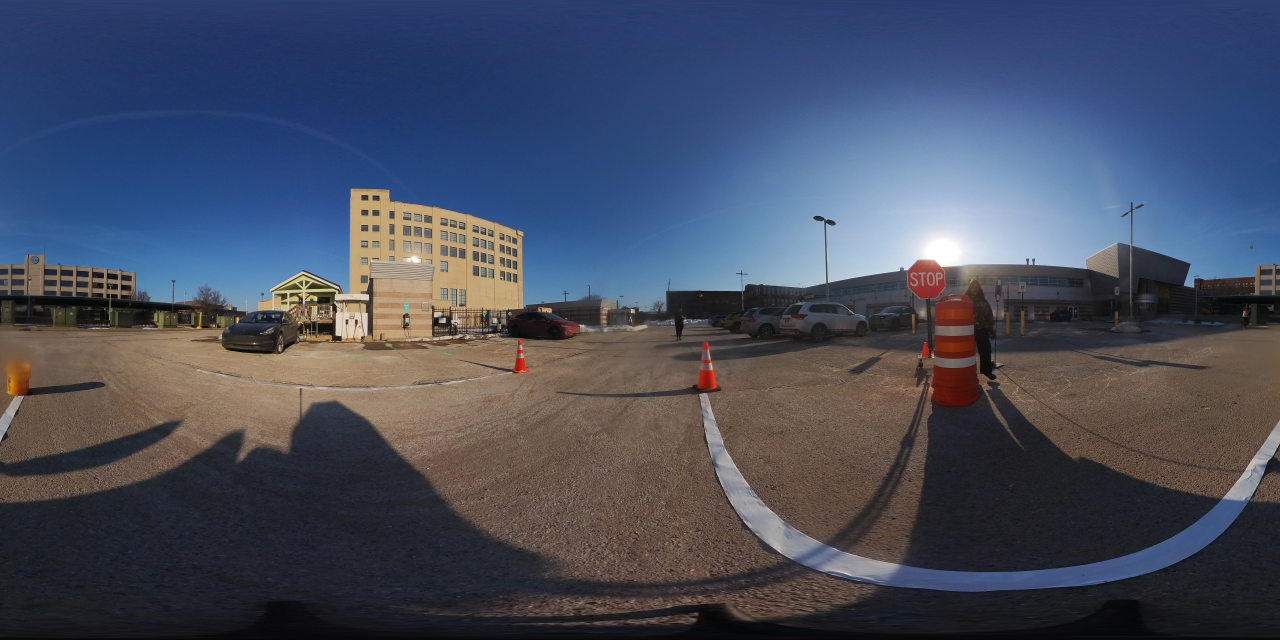
#> input picture images/IMG_20260213_160457_00_027.jpg, 3840 x 1920 px (shown at 1/3 size); its folder holds only this picture in this run
$ python Lane_Masking.py
#> lines starting #> are read from the running program, lines starting #| are printed output that depends on the picture; after the words box and inside, x2 and y2 are one past the last pixel; in counts of white or black regions, pixels touching at a corner belong together
import cv2 # handles images
import os # lets python talk to folders
import numpy as np # allows you to understand large numeric matrix/ranges for the colors

input_folder = "images"
output_folder = "output"

os.makedirs(output_folder, exist_ok=True)


# goes through every image in input_folder (images)
for filename in os.listdir(input_folder):
    # safety check to make sure your opening an image file -- could add ".png", ".jpeg"
    if filename.lower().endswith((".jpg")):

        # builds actual paths to that file/image like images/img1.jpg
        path = os.path.join(input_folder, filename)
        # loads the image into memory
        img = cv2.imread(path)
#> img is the input picture: shape (1920, 3840, 3); mean B, G, R 95.3, 77.6, 71

        # if it can't read the image it will notify you, and skip it
        if img is None:
            print("Could not load:", filename)
            continue


        # ---------- HSV conversion -----------
        # switches photo from default RGB to HSV so we can extract white colors
        img = cv2.GaussianBlur(img, (5, 5), 0)
        hsv = cv2.cvtColor(img, cv2.COLOR_BGR2HSV)
#> hsv: shape (1920, 3840, 3); mean H, S, V 81.8, 101.6, 106.1

        # ---------white detection -----------
        # white color range
        ## lower_white = np.array([0, 0, 140])
        ## upper_white = np.array([180, 90, 255])

        # just did a gray and white range instead
        mask1 = cv2.inRange(hsv, np.array([0, 0, 170]), np.array([180, 70, 255]))
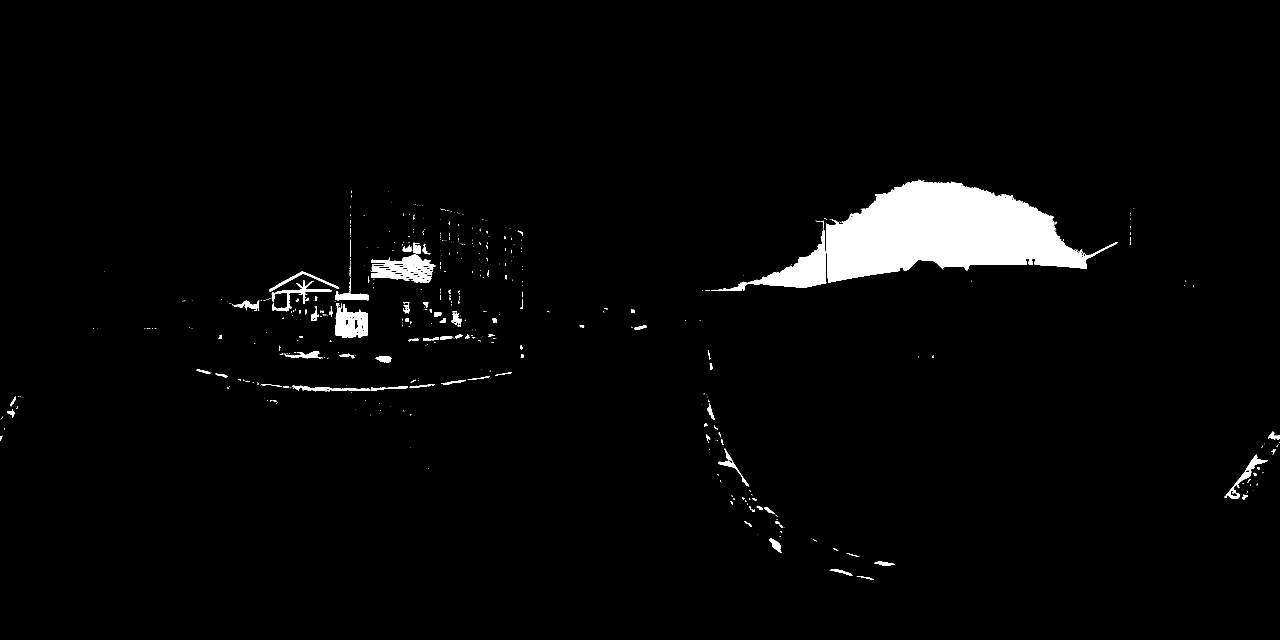
#> mask1: shape (1920, 3840) (shown at 1/3 size); 2.8% white; 567 white regions (433 under 20 px), largest, box (x1, y1, x2, y2) and area: (2478, 539, 3353, 848) 151461, (2228, 690, 2479, 872) 14127, (1007, 910, 1093, 1014) 5520
        # 0, 0, 120 - 180, 40, 220
        mask2 = cv2.inRange(hsv, np.array([0, 0, 120]), np.array([180, 40, 255]))
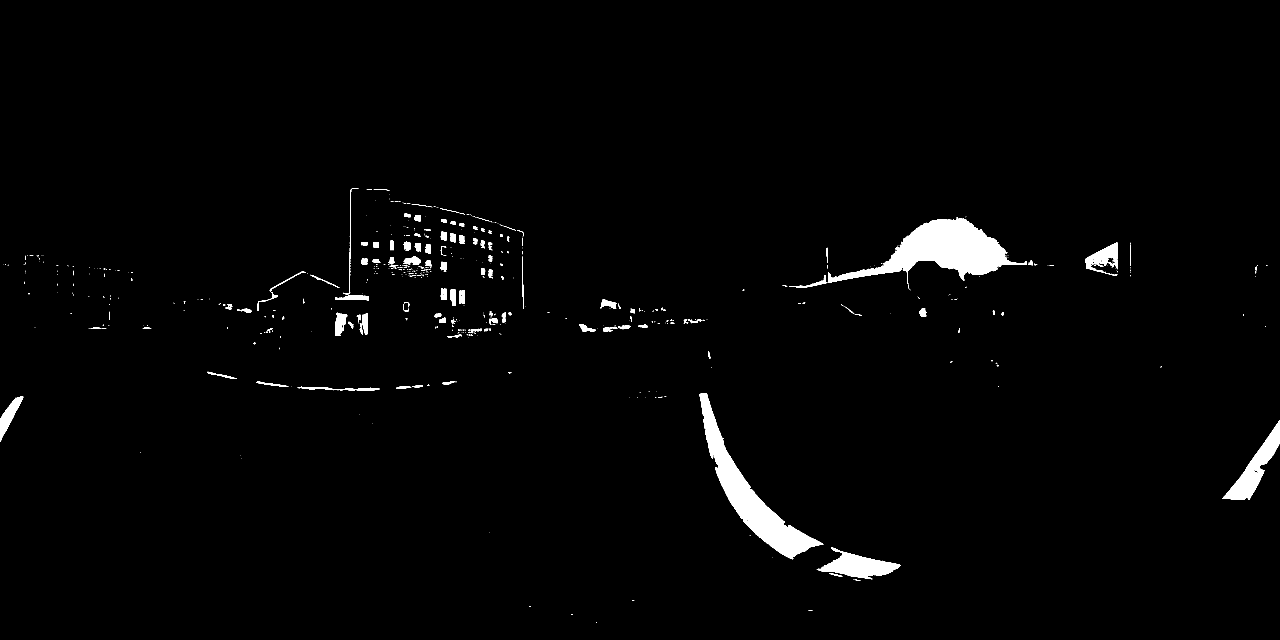
#> mask2: shape (1920, 3840) (shown at 1/3 size); 1.9% white; 588 white regions (433 under 20 px), largest, box (x1, y1, x2, y2) and area: (2483, 655, 3081, 852) 43894, (2098, 1179, 2470, 1678) 36669, (3667, 1260, 3840, 1500) 11821

        # mixed the two masks together into one
        mask = cv2.bitwise_or(mask1, mask2)
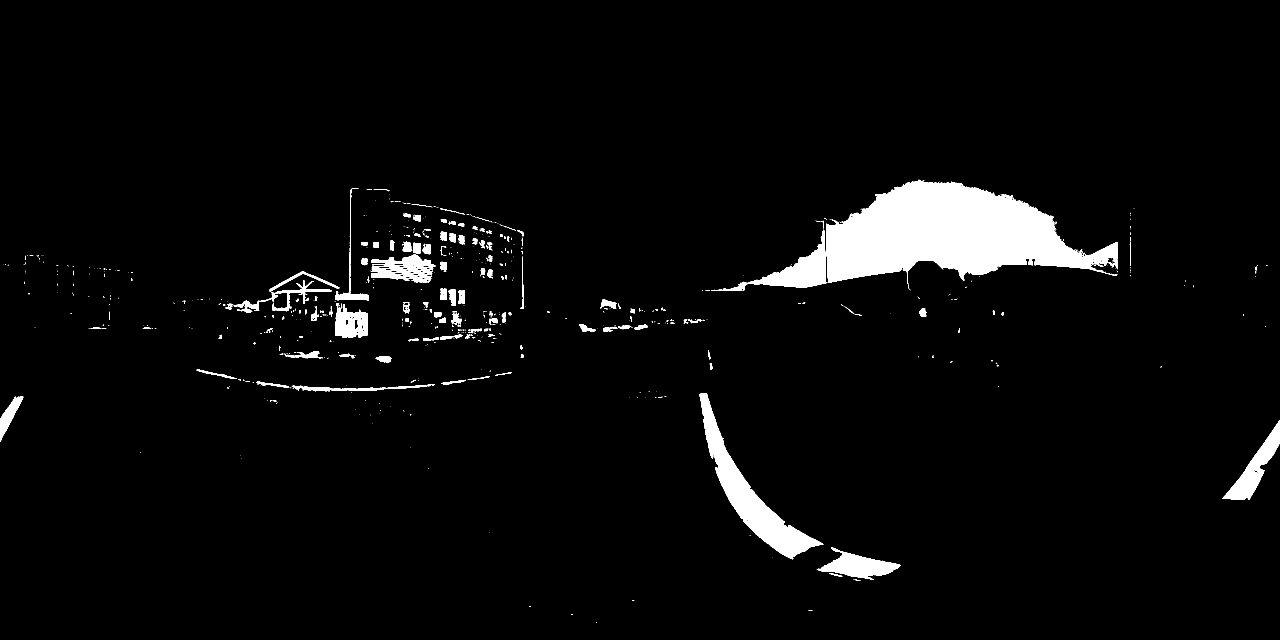
#> mask: shape (1920, 3840) (shown at 1/3 size); 3.9% white; 746 white regions (554 under 20 px), largest, box (x1, y1, x2, y2) and area: (2478, 539, 3354, 852) 158844, (2098, 1179, 2470, 1678) 36669, (2228, 690, 2479, 873) 14163


        # Before ROI (to see if its worth it)
        # cv2.namedWindow("HSV Mask (before ROI)", cv2.WINDOW_NORMAL)
        # cv2.resizeWindow("HSV Mask (before ROI)", 600, 400)
        # cv2.imshow("HSV Mask (before ROI)", mask)

        # -------------- ROI (region of interest) -------------------
        height, width = img.shape[:2]
#> height = 1920; width = 3840

        mask_roi = np.zeros_like(mask)
        polygon = np.array([[
            (0, height),
            (width, height),
            (width, int(height * 0.55)),
            (0, int(height * 0.55))
        ]])

        cv2.fillPoly(mask_roi, polygon, 255)
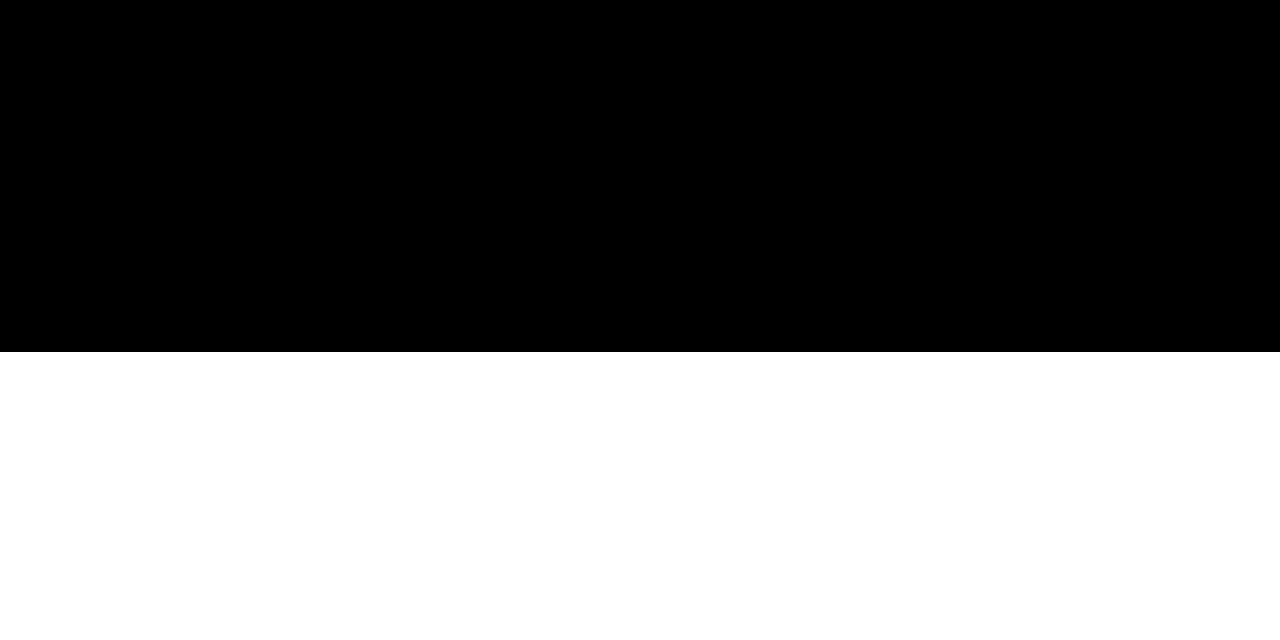
#> mask_roi: shape (1920, 3840) (shown at 1/3 size); 45% white; 1 white region, box (x1, y1, x2, y2) and area: (0, 1056, 3840, 1920) 3317760

        # apply ROI to mask
        mask = cv2.bitwise_and(mask, mask_roi)
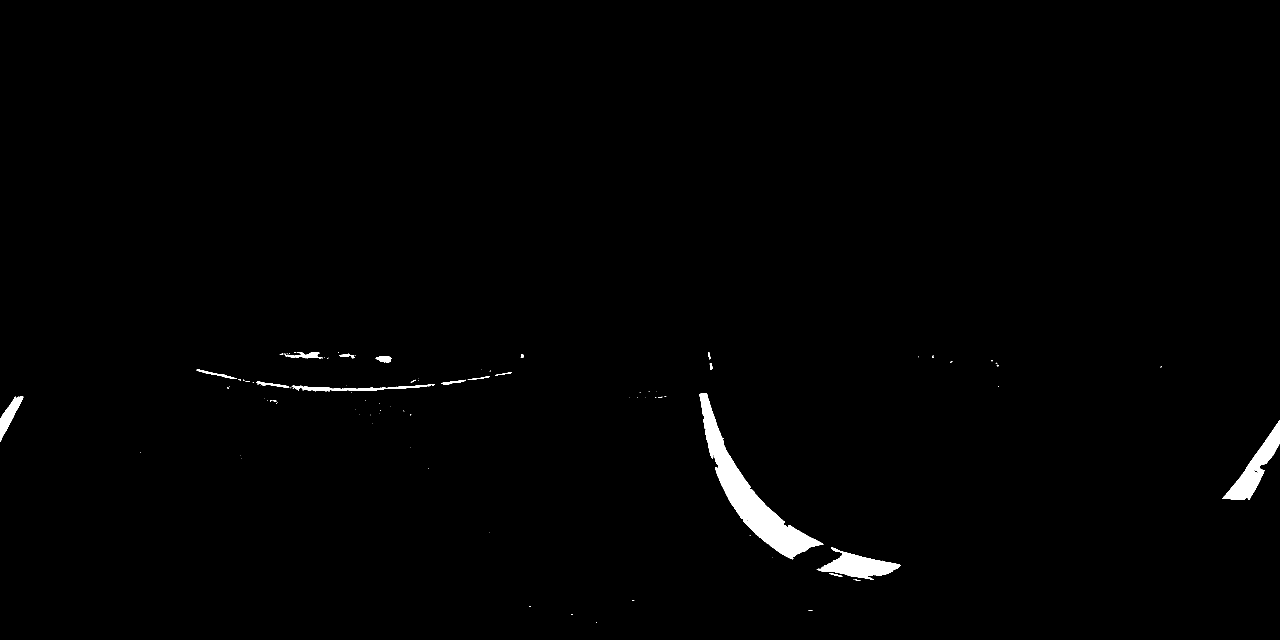
#> mask: shape (1920, 3840) (shown at 1/3 size); 0.95% white; 101 white regions (77 under 20 px), largest, box (x1, y1, x2, y2) and area: (2098, 1179, 2470, 1678) 36669, (3667, 1260, 3840, 1500) 11821, (2450, 1642, 2703, 1740) 10618

        #----------- Fills In Gaps --------------------
        kernel = np.ones((5,5), np.uint8)
        mask = cv2.morphologyEx(mask, cv2.MORPH_OPEN, kernel)
#> mask: shape (1920, 3840); 0.91% white; 33 white regions, largest, box (x1, y1, x2, y2) and area: (2098, 1180, 2466, 1677) 36523, (3671, 1262, 3840, 1500) 11784, (2458, 1656, 2700, 1736) 10303
        mask = cv2.morphologyEx(mask, cv2.MORPH_CLOSE, kernel)
#> mask: shape (1920, 3840); 0.91% white; 24 white regions, largest, box (x1, y1, x2, y2) and area: (2098, 1180, 2466, 1677) 36655, (3671, 1262, 3840, 1500) 11852, (2458, 1656, 2700, 1736) 10319


        # -------- save output --------
        # builds the path for that image into the output_folder so output
        out_path = os.path.join(output_folder, filename)
        # saves the image to output
        cv2.imwrite(out_path, mask)


        # -------- preview --------
        cv2.namedWindow("Original", cv2.WINDOW_NORMAL)
        cv2.resizeWindow("Original", 600, 400)
        cv2.namedWindow("Mask", cv2.WINDOW_NORMAL)
        cv2.resizeWindow("Mask", 600, 400)
        # Lets you visually see results instantly.
        cv2.imshow("Original", img)
        cv2.imshow("Mask", mask)

        print("Press any key on image window to close...")
        # Stops progra
        # m until you press a key.
        cv2.waitKey(0)
        cv2.destroyAllWindows()

        # lets you know whats doen
        print("Processed:", filename)
